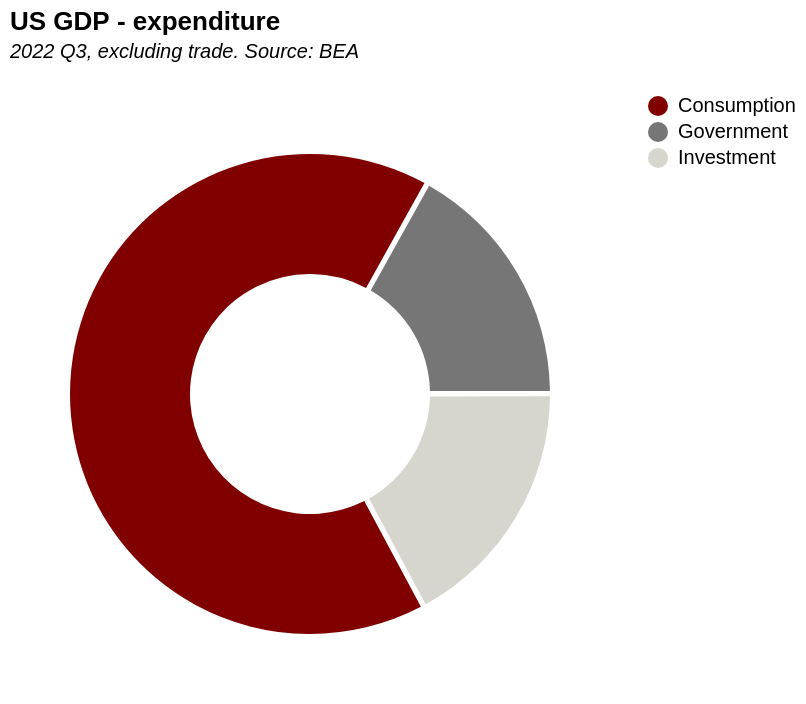

Source (Vega-Lite JSON):
### Vega-Lite specification from a JSON file in a GitHub repository (floating-point values rounded to 4 significant figures)
{"$schema": "https://vega.github.io/schema/vega-lite/v5.json", "description": "A simple donut chart with embedded data.", "height": 300, "width": 300, "view": {"stroke": "transparent"}, "title": {"text": "US GDP - expenditure", "subtitle": ["2022 Q3, excluding trade. Source: BEA", ""], "subtitleFontStyle": "italic", "subtitleFontSize": 10, "anchor": "start", "color": "black"}, "data": {"values": [{"Item": "Consumption", "Value": "17542.70", "Share": "0.68", "Source": "U.S. Bureau of Economic Analysis, \"Table 1.1.5. Gross Domestic Product\" (accessed Sunday, January 22, 2023). "}, {"Item": "Investment", "Value": "4579.10", "Share": "0.18", "Source": ""}, {"Item": "Government", "Value": "4493.00", "Share": "0.17", "Source": ""}, {"Item": "Net exports", "Value": "-890.80", "Share": "-0.03", "Source": ""}]}, "transform": [{"filter": "datum.Item != 'Net exports'"}], "mark": {"type": "arc", "innerRadius": 60, "outerRadius": 120, "cornerRadius": 0, "padAngle": 0.02, "thetaOffset": 2.65}, "encoding": {"theta": {"field": "Value", "type": "quantitative"}, "color": {"field": "Item", "type": "nominal", "legend": {"title": null}, "scale": {"range": ["rgb(128,0,0)", "rgb(118,118,118)", "rgb(214,214,206)"]}}, "tooltip": [{"field": "Value", "title": "USD billions", "format": "$,"}, {"field": "Share", "title": "Share", "format": ".0%"}]}}
